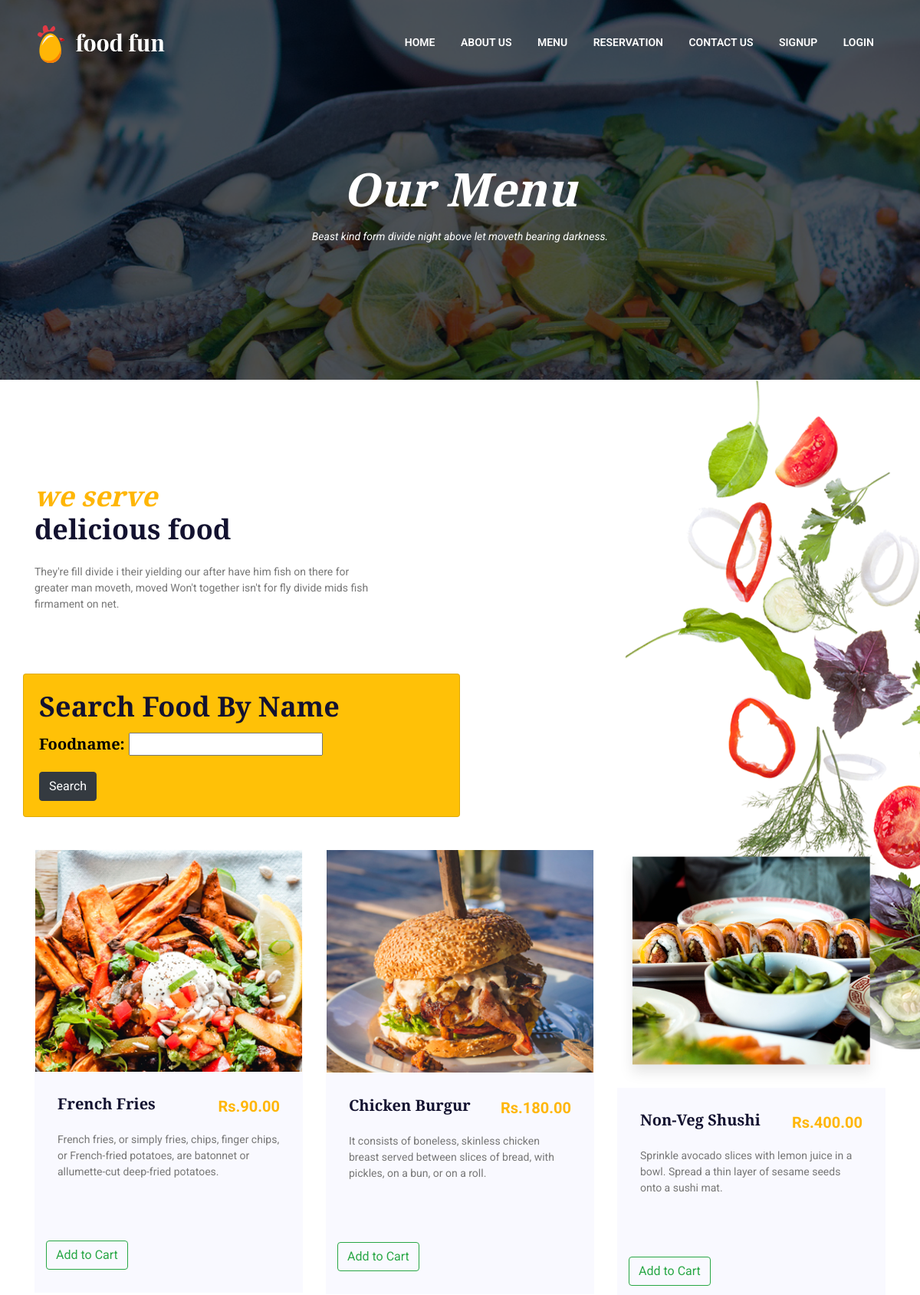
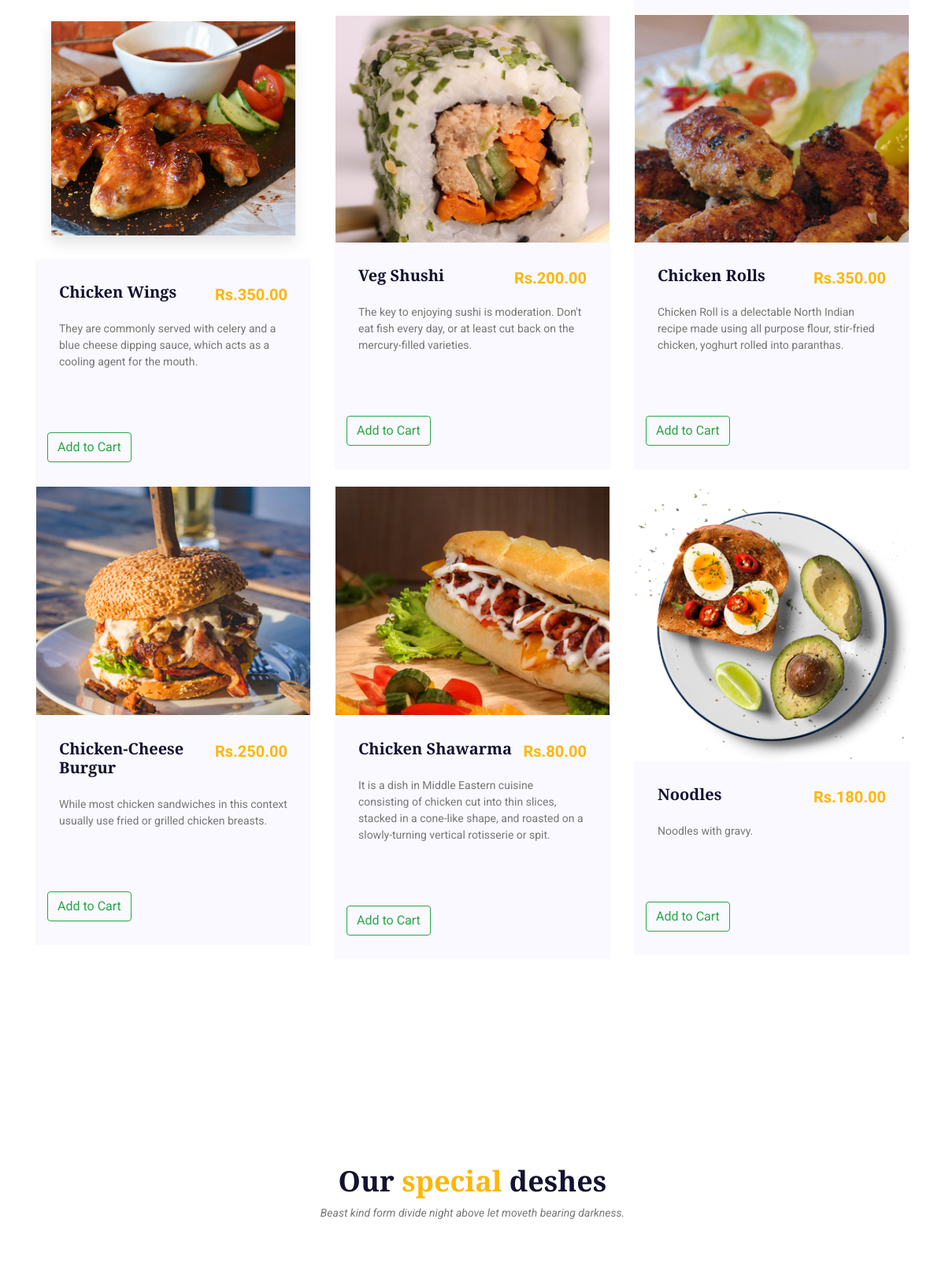
The app's page /menu/ (upper part) with its own data (2 pictures, top to bottom).
### foodapp/models.py (models this page shows)
class Food(models.Model):
    foodId = models.AutoField(primary_key=True)
    foodname = models.CharField(max_length=50)
    foodcategory = models.CharField(max_length=20, choices=STATUS_CHOICES, default='maindish')
    foodprice = models.FloatField()
    foodimage = models.ImageField(upload_to='media', blank=True, null=True, default='')
    fooddiscription = models.CharField(max_length=200)

### foodapp/views.py (the view)
# urls.py: path('menu/', views.menu_view),
def menu_view(request):
    form = Menusearchform(request.POST or None)
    if request.method == 'POST':
        food = Food.objects.filter(foodname__icontains=form['foodname'].value())
        context = {'food': food, 'form': form}
        return render(request, 'foodapp/menu.html', context)
    else:
        food = Food.objects.all()
    return render(request, 'foodapp/menu.html', {'food': food, 'form': form})

### foodapp/forms.py
class Menusearchform(forms.ModelForm):
    class Meta:
        model = Food
        fields = ['foodname']

### templates/foodapp/menu.html (shortened to what this page needs)
<!DOCTYPE html>
{% extends 'foodapp/base.html' %}
{% load static %}
{% block body_block %}
    <section class="banner-area banner-area2 menu-bg text-center">
        <div class="container">
            <div class="row">
                <div class="col-lg-12">
                    <h1><i>Our Menu</i></h1>
                    <p class="pt-2"><i>Beast kind form divide night above let moveth bearing darkness.</i></p>
                </div>
            </div>
        </div>
    </section>
    <section class="food-area section-padding">
        <div class="container">
            <div class="row">
                <div class="col-md-5">
                    <div class="section-top">
                        <h3><span class="style-change">we serve</span> <br>delicious food</h3>
                        <p class="pt-3">They're fill divide i their yielding our after have him fish on there for greater man moveth, moved Won't together isn't for fly divide mids fish firmament on net.</p>
                    </div>
                </div>
            </div>
            <div class="row">
                <div class="card text-white bg-warning w-50">
                  <div class="card-body">
                      <h3 class="card-title">Search Food By Name</h3>
                      <form method="POST" action="">
                          <h5 style="color:black">{{form.as_p}}</h5><button class="btn btn-dark my-2 my-sm-0" value="search" type="submit">Search</button>
                      </form>
                  </div>
                </div>
            </div>
            <br>
            <br>
            <div class="row">
                {% for f in food %}
                <div class="col-md-4 col-sm-6">
                    <div class="single-food">
                        <div class="food-img">
                            <img src="{{f.foodimage.url}}" class="img-fluid" alt="">
                        </div>
                        <div class="food-content">
                            <div class="d-flex justify-content-between">
                                <h5>{{f.foodname}}</h5>
                                <span class="style-change">Rs.{{f.foodprice|floatformat:2}}</span>
                            </div>
                            <p class="pt-3">{{f.fooddiscription}}</p>
                            <br><br><br>
                            <div class="row">
                                <button data-food="{{f.foodId}}" data-action="add" class="btn btn-outline-success btn-info add-btn update-cart">Add to Cart</button>
                            </div>
                        </div>
                    </div>
                </div>
                {% endfor %}
            </div>
        </div>
    </section>
    <div class="deshes-area section-padding">
        <div class="container">
            <div class="row">
                <div class="col-lg-12">
                    <div class="section-top2 text-center">
                        <h3>Our <span>special</span> deshes</h3>
                        <p><i>Beast kind form divide night above let moveth bearing darkness.</i></p>
                    </div>
                </div>
            </div>
        </div>
    </div>
{% endblock %}

### static/css/style.css (style rules this page uses)
body { color:#777;font-family:"Roboto",sans-serif;font-size:14px;font-weight:400 }
h1 { color:#fff;font-family:"Playfair Display",serif;font-size:60px !important;font-weight:700;font-style:italic }
h3 { color:#131230;font-family:"Playfair Display",serif;font-size:36px !important;font-weight:700 }
h5 { color:#131230;font-family:"Playfair Display",serif;text-transform:capitalize;font-size:20px !important;font-weight:700 }
.banner-area { padding:400px 0 350px;background-color:#b0b0b0;background-image:url("../images/banner-bg.jpg");background-repeat:no-repeat;background-position:center;background-size:cover;position:relative }
.banner-area2 { padding:210px 0 160px;background-image:url("../images/about-bg.jpg");position:relative;z-index:1 }
.banner-area2:after { content:'';position:absolute;top:0;left:0;width:100%;height:100%;background:rgba(1,7,16,0.7);z-index:-1 }
.banner-area2 p { color:#fff }
.menu-bg { background-image:url("../images/menu-bg.jpg") }
.food-area { background-image:url("../images/food-bg.png");background-repeat:no-repeat;background-position:top right;position:relative }
.food-area .food-img { overflow:hidden }
.food-area .food-img img { -webkit-transition:.5s;-moz-transition:.5s;-o-transition:.5s;transition:.5s }
.food-area .food-content { padding:30px;background:#f9f9ff;-webkit-transition:.5s;-moz-transition:.5s;-o-transition:.5s;transition:.5s }
.food-area .food-content .style-change { color:#ffb606;font-family:"Roboto",sans-serif;font-size:20px;font-weight:700;-webkit-transition:.5s;-moz-transition:.5s;-o-transition:.5s;transition:.5s }
.food-area .food-content p { -webkit-transition:.5s;-moz-transition:.5s;-o-transition:.5s;transition:.5s }
.deshes-area span { color:#ffb606 }
h1 { font-size:36px }
h3 { font-size:24px }
h5 { font-size:16px }
.section-padding { padding:130px 0 }
.section-top { margin-bottom:80px }
.section-top .style-change { color:#ffb606;font-style:italic }
.section-top2 { margin-bottom:80px }
.section-top2 span { color:#ffb606 }

### records on screen
Food: foodimage (picture), foodname "French Fries", foodprice "90.00", fooddiscription "French fries, or simply fries, chips, finger chips, or French-fried potatoes, are batonnet or allumette-cut deep-fried potatoes."
Food: foodimage (picture), foodname "Chicken Burgur", foodprice "180.00", fooddiscription "It consists of boneless, skinless chicken breast served between slices of bread, with pickles, on a bun, or on a roll."
Food: foodimage (picture), foodname "Non-Veg Shushi", foodprice "400.00", fooddiscription "Sprinkle avocado slices with lemon juice in a bowl. Spread a thin layer of sesame seeds onto a sushi mat."
Food: foodimage (picture), foodname "Chicken Wings", foodprice "350.00", fooddiscription "They are commonly served with celery and a blue cheese dipping sauce, which acts as a cooling agent for the mouth."
Food: foodimage (picture), foodname "Veg Shushi", foodprice "200.00", fooddiscription "The key to enjoying sushi is moderation. Don't eat fish every day, or at least cut back on the mercury-filled varieties."
Food: foodimage (picture), foodname "Chicken Rolls", foodprice "350.00", fooddiscription "Chicken Roll is a delectable North Indian recipe made using all purpose flour, stir-fried chicken, yoghurt rolled into paranthas."
Food: foodimage (picture), foodname "Chicken-Cheese Burgur", foodprice "250.00", fooddiscription "While most chicken sandwiches in this context usually use fried or grilled chicken breasts."
Food: foodimage (picture), foodname "Chicken Shawarma", foodprice "80.00", fooddiscription "It is a dish in Middle Eastern cuisine consisting of chicken cut into thin slices, stacked in a cone-like shape, and roasted on a slowly-turning vertical rotisserie or spit."
Food: foodimage (picture), foodname "Noodles", foodprice "180.00", fooddiscription "Noodles with gravy."
